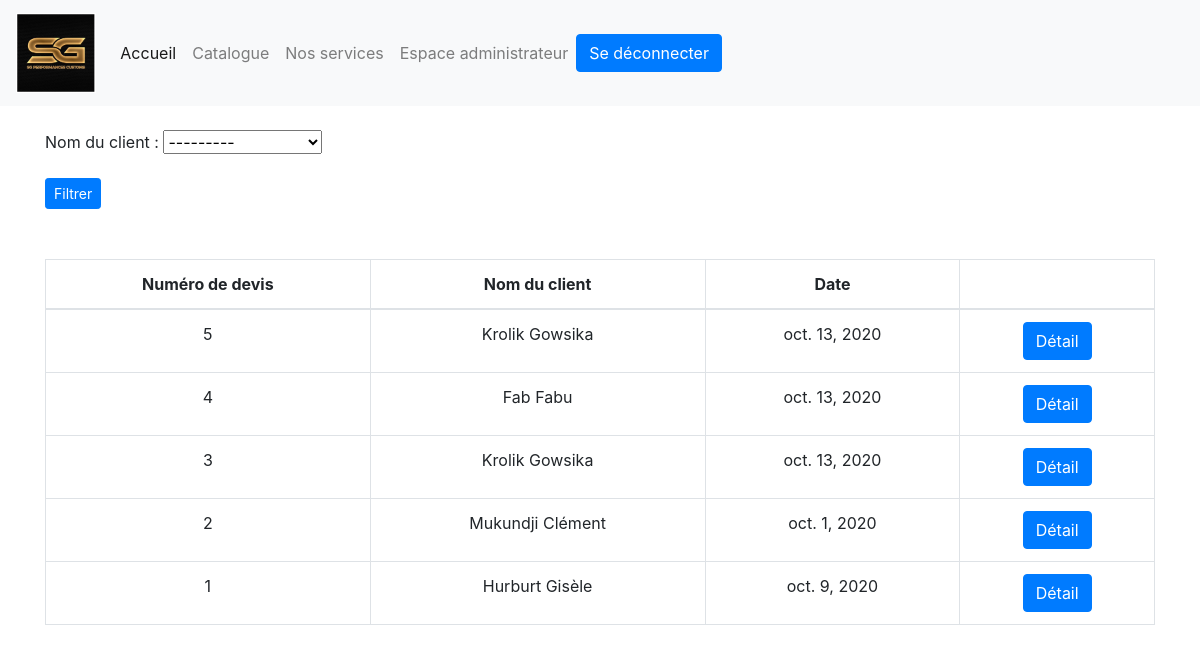
The app's page /compte/listeDevis/ (signed in) with its own data.
### service/models.py (models this page shows)
class SGPC_DEVIS(models.Model):
    DEV_UTI = models.ForeignKey(SGPC_Utilisateur, on_delete=models.CASCADE)
    DEV_SER = models.ManyToManyField(SGPC_SERVICE, through="SGPC_ASSO_SER_DEV")
    DEV_DATE = models.DateField(auto_now_add=True)

### compte/models.py (models this page shows, shortened)
class SGPC_Utilisateur(AbstractBaseUser):
    UTI_EMAIL = models.EmailField(
        verbose_name='email',
        max_length=255,
        unique=True,
    )
    UTI_PRENOM = models.CharField(max_length=30, unique=False)
    UTI_NOM = models.CharField(max_length=30, unique=False)
    UTI_DATENAISSANCE = models.DateField(auto_now_add=False)
    UTI_NUMEROTEL = models.CharField(max_length=20, unique=True)
    UTI_RUE = models.CharField(max_length=60)
    UTI_NUMERORUE = models.PositiveIntegerField(null=False)
    UTI_CODEPOSTALE = models.PositiveIntegerField(null=False)
    UTI_LOCALITE = models.CharField(max_length=30, unique=False)
    UTI_is_deleted = models.BooleanField(default=False)
    UTI_is_active = models.BooleanField(default=True)
    UTI_is_admin = models.BooleanField(default=False)
    objects = MyUserManager()
    USERNAME_FIELD = 'UTI_EMAIL'
    REQUIRED_FIELDS = ['UTI_PRENOM','UTI_NOM','UTI_DATENAISSANCE','UTI_RUE','UTI_NUMERORUE','UTI_CODEPOSTALE','UTI_LOCALITE',]
    def __str__(self):
        return self.UTI_NOM + ' '+ self.UTI_PRENOM

### compte/views.py (the view)
# urls.py: url(r'listeDevis/', views.listeDevis, name="listeDevis"),
@login_required(login_url="/login/")#inspirer de https://www.youtube.com/watch?v=eBsc65jTKvw
@user_passes_test(lambda u: u.UTI_is_admin) #inspirer de https://stackoverflow.com/questions/21649439/redirecting-user-passes-testlambda-u-u-is-superuser-if-not-a-superuser-to-an
def listeDevis(request):
    context = {}
    dev_filtrer = DevisFiltrer(request.GET, queryset=SGPC_DEVIS.objects.all().order_by('-id'))
    context['dev_filtrer'] = dev_filtrer
    paginated_filtered_devis = Paginator(dev_filtrer.qs, 10)  # Définition du nombre de produit qui apparaîssent par page
    page_number = request.GET.get('page')  # Récupération du numéro de la page
    devis_page_obj = paginated_filtered_devis.get_page(page_number)  # Tous les produits avec ou sans le filtre de recherche.
    context['devis_page_obj'] = devis_page_obj
    return render(request, "compte/listeDevis.html", context)

### compte/templates/compte/listeDevis.html (shortened to what this page needs)
<!DOCTYPE html>
<html lang="en">
<head>
    {% load static %}
    {% load bootstrap4 %}
    {% load compte_extras %}
    {% bootstrap_css %}
</head>
<body>
{% include 'nav.html' %}
    <div class="container">
    <br>
        <form method="get">
            {{dev_filtrer.form.as_p}} <input type="submit" class="btn btn-primary btn-sm" value="Filtrer">
        </form>
        {% if devis_page_obj %}
        <div class="table-responsive-md" style="text-align: center;margin-top: 50px">
           <table class="table table-bordered">
              <thead>
                <tr>
                  <th scope="col">Numéro de devis</th>
                  <th scope="col">Nom du client</th>
                    <th scope="col">Date</th>
                    <th scope="col"></th>
                </tr>
              </thead>
              <tbody>
              {% for dev in devis_page_obj %}
                <tr>
                  <td>{{dev.id }}</td>
                  <td>{{dev.DEV_UTI.UTI_NOM}} {{dev.DEV_UTI.UTI_PRENOM}}</td>
                  <td>{{dev.DEV_DATE}}</td>
                  <td><a href="{% url 'detail_devis' dev.id %}"><button class="btn btn-primary">Détail</button> </a> </td>
              {% endfor %}
              </tbody>
            </table>
        </div>
    {% else %}
            <br>
            <h1>Ce client n'est pas de devis</h1>
    {% endif %}
    </div>
</body>
</html>

### records on screen
SGPC_DEVIS: id "5", DEV_UTI.UTI_NOM "Krolik", DEV_UTI.UTI_PRENOM "Gowsika", DEV_DATE "oct. 13, 2020"
SGPC_DEVIS: id "4", DEV_UTI.UTI_NOM "Fab", DEV_UTI.UTI_PRENOM "Fabu", DEV_DATE "oct. 13, 2020"
SGPC_DEVIS: id "3", DEV_UTI.UTI_NOM "Krolik", DEV_UTI.UTI_PRENOM "Gowsika", DEV_DATE "oct. 13, 2020"
SGPC_DEVIS: id "2", DEV_UTI.UTI_NOM "Mukundji", DEV_UTI.UTI_PRENOM "Clément", DEV_DATE "oct. 1, 2020"
SGPC_DEVIS: id "1", DEV_UTI.UTI_NOM "Hurburt", DEV_UTI.UTI_PRENOM "Gisèle", DEV_DATE "oct. 9, 2020"
